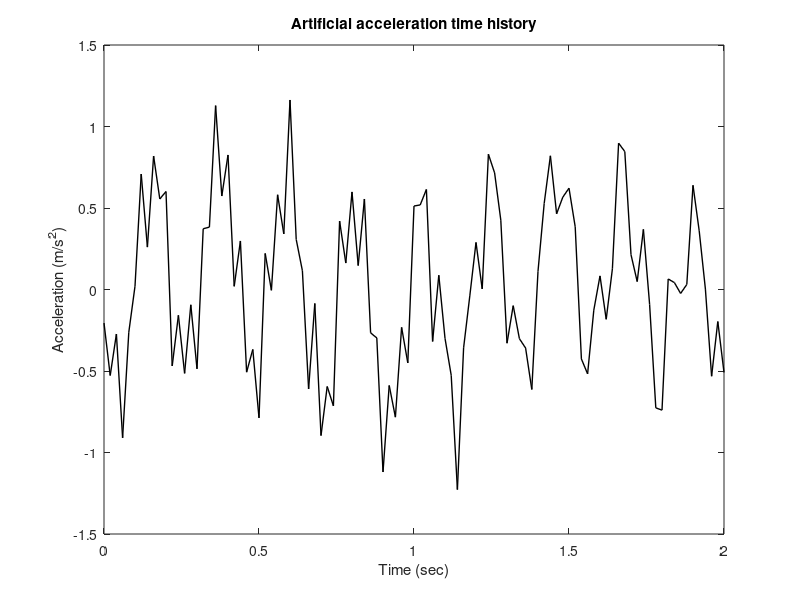

Here is the MATLAB script that generated this plot: (Note: this script raises an error after producing the figure.)
%% example RPSReSp
% Calculate rigid plastic sliding response spectra in OpenSeismoMatlab

%% Generate earthquake motion
% For reproducibility
rng(0)
%%
% Generate earthquake acceleration time history
dt=0.02;
N=10;
a=rand(N,1)-0.5;
b=100*pi*rand(N,1);
c=pi*(rand(N,1)-0.5);
t=(0:dt:(100*dt))';
xgtt=zeros(size(t));
for i=1:N
    xgtt=xgtt+a(i)*sin(b(i)*t+c(i));
end

%% Plot the generated time history
% 
figure()
plot(t,xgtt,'k','LineWidth',1)
ylabel('Acceleration (m/s^2)')
xlabel('Time (sec)')
title('Artificial acceleration time history')
drawnow;
pause(0.1)

%% Setup parameters for RPSReSp function
% Coulomb friction coefficients
CF=linspace(0.05,0.5,1000)';

%%
% Algorithm to be used for the time integration
AlgID='U0-V0-Opt';

%%
% Minimum absolute value of the eigenvalues of the amplification matrix
rinf=1;

%%
% Maximum tolerance of convergence for time integration algorithm
maxtol=0.01;

%%
% Maximum number of iterations per integration time step
jmax=200;

%%
% Infinitesimal acceleration
dak=eps;

%% Calculate spectra
% Apply RPSReSp
[Sd,Sv,Sa]=RPSReSp(dt,xgtt,CF,AlgID,rinf,maxtol,jmax,dak);

%% Plot the spectra
% Displacement spectrum
figure()
plot(CF,Sd,'k','LineWidth',1)
ylabel('Displacement (m)')
xlabel('Coulomb friction coefficient (-)')
drawnow;
pause(0.1)

%%
% Velocity spectrum
figure()
plot(CF,Sv,'k','LineWidth',1)
ylabel('Velocity (m/s)')
xlabel('Coulomb friction coefficient (-)')
drawnow;
pause(0.1)

%%
% Acceleration spectrum
figure()
plot(CF,Sa,'k','LineWidth',1)
ylabel('Acceleration (m/s^2)')
xlabel('Coulomb friction coefficient (-)')
drawnow;
pause(0.1)

%% Copyright
%
% Copyright (c) 2018-2023 by George Papazafeiropoulos
%
% * Major, Infrastructure Engineer, Hellenic Air Force
% * Civil Engineer, M.Sc., Ph.D.
% * Email: gpapazafeiropoulos@yahoo.gr
%

